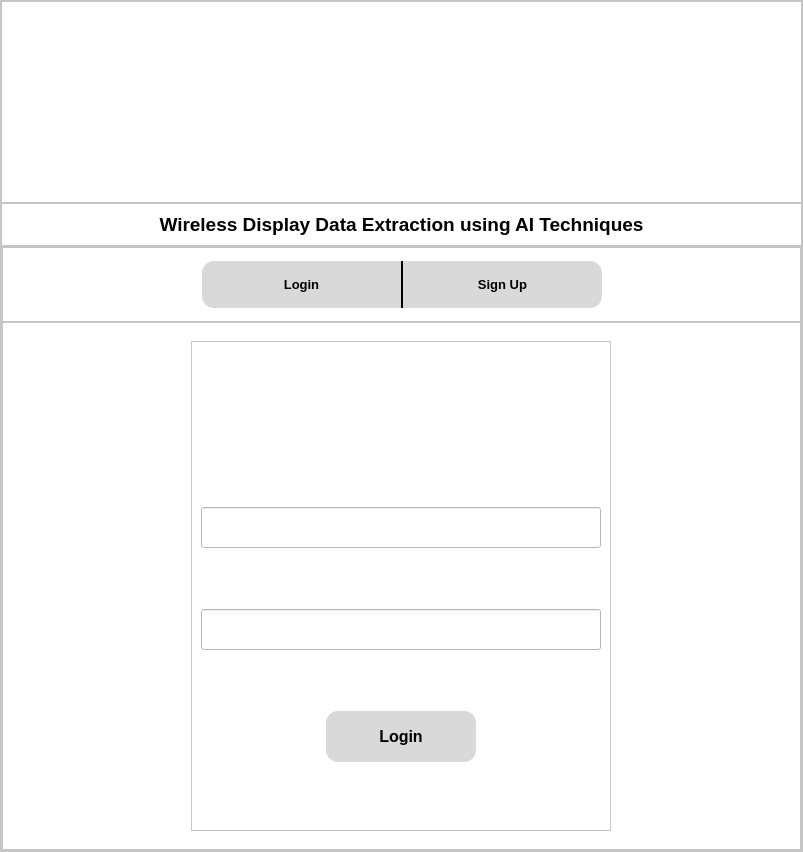
<?xml version="1.0" encoding="UTF-8"?>
<ui version="4.0">
 <class>MainWindow</class>
 <widget class="QMainWindow" name="MainWindow">
  <property name="geometry">
   <rect>
    <x>0</x>
    <y>0</y>
    <width>803</width>
    <height>852</height>
   </rect>
  </property>
  <property name="windowTitle">
   <string>MainWindow</string>
  </property>
  <widget class="QWidget" name="centralwidget">
   <property name="styleSheet">
    <string notr="true">* {
background-color: #fff;
}</string>
   </property>
   <layout class="QHBoxLayout" name="horizontalLayout_3">
    <property name="spacing">
     <number>0</number>
    </property>
    <property name="leftMargin">
     <number>0</number>
    </property>
    <property name="topMargin">
     <number>0</number>
    </property>
    <property name="rightMargin">
     <number>0</number>
    </property>
    <property name="bottomMargin">
     <number>0</number>
    </property>
    <item>
     <widget class="QFrame" name="frame">
      <property name="frameShape">
       <enum>QFrame::StyledPanel</enum>
      </property>
      <property name="frameShadow">
       <enum>QFrame::Raised</enum>
      </property>
      <layout class="QVBoxLayout" name="verticalLayout">
       <property name="spacing">
        <number>0</number>
       </property>
       <property name="leftMargin">
        <number>0</number>
       </property>
       <property name="topMargin">
        <number>0</number>
       </property>
       <property name="rightMargin">
        <number>0</number>
       </property>
       <property name="bottomMargin">
        <number>0</number>
       </property>
       <item>
        <widget class="QFrame" name="frame_2">
         <property name="sizePolicy">
          <sizepolicy hsizetype="Preferred" vsizetype="Preferred">
           <horstretch>0</horstretch>
           <verstretch>1</verstretch>
          </sizepolicy>
         </property>
         <property name="frameShape">
          <enum>QFrame::StyledPanel</enum>
         </property>
         <property name="frameShadow">
          <enum>QFrame::Raised</enum>
         </property>
         <layout class="QHBoxLayout" name="horizontalLayout_4">
          <item>
           <widget class="QLabel" name="label">
            <property name="sizePolicy">
             <sizepolicy hsizetype="Preferred" vsizetype="Preferred">
              <horstretch>0</horstretch>
              <verstretch>1</verstretch>
             </sizepolicy>
            </property>
            <property name="minimumSize">
             <size>
              <width>0</width>
              <height>150</height>
             </size>
            </property>
            <property name="text">
             <string/>
            </property>
            <property name="pixmap">
             <pixmap resource="resources.qrc">:/logos/logos/TIFR-logo.png</pixmap>
            </property>
            <property name="alignment">
             <set>Qt::AlignCenter</set>
            </property>
           </widget>
          </item>
          <item>
           <widget class="QLabel" name="label_2">
            <property name="text">
             <string/>
            </property>
            <property name="pixmap">
             <pixmap resource="resources.qrc">:/logos/logos/VES-logo.png</pixmap>
            </property>
            <property name="alignment">
             <set>Qt::AlignCenter</set>
            </property>
           </widget>
          </item>
         </layout>
        </widget>
       </item>
       <item>
        <widget class="QFrame" name="frame_3">
         <property name="frameShape">
          <enum>QFrame::StyledPanel</enum>
         </property>
         <property name="frameShadow">
          <enum>QFrame::Raised</enum>
         </property>
         <layout class="QHBoxLayout" name="horizontalLayout_5">
          <item>
           <widget class="QLabel" name="label_3">
            <property name="sizePolicy">
             <sizepolicy hsizetype="Preferred" vsizetype="Preferred">
              <horstretch>0</horstretch>
              <verstretch>1</verstretch>
             </sizepolicy>
            </property>
            <property name="font">
             <font>
              <family>Segoe UI</family>
              <pointsize>14</pointsize>
              <weight>75</weight>
              <bold>true</bold>
             </font>
            </property>
            <property name="text">
             <string>Wireless Display Data Extraction using AI Techniques</string>
            </property>
            <property name="alignment">
             <set>Qt::AlignCenter</set>
            </property>
           </widget>
          </item>
         </layout>
        </widget>
       </item>
       <item>
        <widget class="QFrame" name="frame_4">
         <property name="sizePolicy">
          <sizepolicy hsizetype="Preferred" vsizetype="Preferred">
           <horstretch>0</horstretch>
           <verstretch>3</verstretch>
          </sizepolicy>
         </property>
         <property name="frameShape">
          <enum>QFrame::StyledPanel</enum>
         </property>
         <property name="frameShadow">
          <enum>QFrame::Raised</enum>
         </property>
         <layout class="QVBoxLayout" name="verticalLayout_2">
          <property name="spacing">
           <number>0</number>
          </property>
          <property name="leftMargin">
           <number>0</number>
          </property>
          <property name="topMargin">
           <number>0</number>
          </property>
          <property name="rightMargin">
           <number>0</number>
          </property>
          <property name="bottomMargin">
           <number>0</number>
          </property>
          <item>
           <widget class="QFrame" name="frame_5">
            <property name="sizePolicy">
             <sizepolicy hsizetype="Preferred" vsizetype="Preferred">
              <horstretch>0</horstretch>
              <verstretch>1</verstretch>
             </sizepolicy>
            </property>
            <property name="minimumSize">
             <size>
              <width>0</width>
              <height>75</height>
             </size>
            </property>
            <property name="maximumSize">
             <size>
              <width>16777215</width>
              <height>75</height>
             </size>
            </property>
            <property name="frameShape">
             <enum>QFrame::StyledPanel</enum>
            </property>
            <property name="frameShadow">
             <enum>QFrame::Raised</enum>
            </property>
            <layout class="QHBoxLayout" name="horizontalLayout">
             <property name="spacing">
              <number>0</number>
             </property>
             <property name="leftMargin">
              <number>0</number>
             </property>
             <property name="topMargin">
              <number>0</number>
             </property>
             <property name="rightMargin">
              <number>0</number>
             </property>
             <property name="bottomMargin">
              <number>0</number>
             </property>
             <item>
              <layout class="QHBoxLayout" name="horizontalLayout_2">
               <property name="spacing">
                <number>0</number>
               </property>
               <item>
                <spacer name="horizontalSpacer">
                 <property name="orientation">
                  <enum>Qt::Horizontal</enum>
                 </property>
                 <property name="sizeHint" stdset="0">
                  <size>
                   <width>40</width>
                   <height>20</height>
                  </size>
                 </property>
                </spacer>
               </item>
               <item>
                <widget class="QPushButton" name="login_page_btn">
                 <property name="minimumSize">
                  <size>
                   <width>200</width>
                   <height>0</height>
                  </size>
                 </property>
                 <property name="maximumSize">
                  <size>
                   <width>200</width>
                   <height>16777215</height>
                  </size>
                 </property>
                 <property name="font">
                  <font>
                   <family>Segoe UI</family>
                   <pointsize>10</pointsize>
                   <weight>75</weight>
                   <bold>true</bold>
                  </font>
                 </property>
                 <property name="cursor">
                  <cursorShape>PointingHandCursor</cursorShape>
                 </property>
                 <property name="styleSheet">
                  <string notr="true">* {
	background-color: rgb(217, 217, 217);
	padding: 16px;
	padding-left: 24px;
	padding-right: 24px;
	border-top-left-radius: 12px;
	border-bottom-left-radius: 12px;
	border-right: 1px solid black;
}


QPushButton:hover {
	background-color: #BBBBBB;
	border: 1px solid black;
}</string>
                 </property>
                 <property name="text">
                  <string>Login</string>
                 </property>
                </widget>
               </item>
               <item>
                <widget class="QPushButton" name="signup_page_btn">
                 <property name="minimumSize">
                  <size>
                   <width>200</width>
                   <height>0</height>
                  </size>
                 </property>
                 <property name="maximumSize">
                  <size>
                   <width>200</width>
                   <height>16777215</height>
                  </size>
                 </property>
                 <property name="font">
                  <font>
                   <family>Segoe UI</family>
                   <pointsize>10</pointsize>
                   <weight>75</weight>
                   <bold>true</bold>
                  </font>
                 </property>
                 <property name="cursor">
                  <cursorShape>PointingHandCursor</cursorShape>
                 </property>
                 <property name="styleSheet">
                  <string notr="true">* {
	background-color: rgb(217, 217, 217);
	padding: 16px;
	padding-left: 24px;
	padding-right: 24px;
	border-top-right-radius: 12px;
	border-bottom-right-radius: 12px;
	border-left: 1px solid black;
}


QPushButton:hover {
	background-color: #BBBBBB;
	border: 1px solid black;
}</string>
                 </property>
                 <property name="text">
                  <string>Sign Up</string>
                 </property>
                </widget>
               </item>
               <item>
                <spacer name="horizontalSpacer_2">
                 <property name="orientation">
                  <enum>Qt::Horizontal</enum>
                 </property>
                 <property name="sizeHint" stdset="0">
                  <size>
                   <width>40</width>
                   <height>20</height>
                  </size>
                 </property>
                </spacer>
               </item>
              </layout>
             </item>
            </layout>
           </widget>
          </item>
          <item>
           <widget class="QFrame" name="frame_6">
            <property name="frameShape">
             <enum>QFrame::StyledPanel</enum>
            </property>
            <property name="frameShadow">
             <enum>QFrame::Raised</enum>
            </property>
            <layout class="QVBoxLayout" name="verticalLayout_3">
             <item>
              <widget class="QStackedWidget" name="login_signup_stack">
               <property name="currentIndex">
                <number>0</number>
               </property>
               <widget class="QWidget" name="login_page">
                <layout class="QVBoxLayout" name="verticalLayout_4">
                 <item alignment="Qt::AlignHCenter">
                  <widget class="QFrame" name="frame_7">
                   <property name="frameShape">
                    <enum>QFrame::StyledPanel</enum>
                   </property>
                   <property name="frameShadow">
                    <enum>QFrame::Raised</enum>
                   </property>
                   <layout class="QVBoxLayout" name="verticalLayout_5">
                    <item>
                     <widget class="QLabel" name="status_login">
                      <property name="maximumSize">
                       <size>
                        <width>16777215</width>
                        <height>40</height>
                       </size>
                      </property>
                      <property name="font">
                       <font>
                        <family>Segoe UI</family>
                        <pointsize>10</pointsize>
                       </font>
                      </property>
                      <property name="text">
                       <string/>
                      </property>
                      <property name="alignment">
                       <set>Qt::AlignCenter</set>
                      </property>
                     </widget>
                    </item>
                    <item>
                     <widget class="QLineEdit" name="username_login">
                      <property name="minimumSize">
                       <size>
                        <width>400</width>
                        <height>0</height>
                       </size>
                      </property>
                      <property name="maximumSize">
                       <size>
                        <width>500</width>
                        <height>16777215</height>
                       </size>
                      </property>
                      <property name="styleSheet">
                       <string notr="true">padding: 8px;
font-size: 18px;
color: grey;
</string>
                      </property>
                      <property name="text">
                       <string/>
                      </property>
                     </widget>
                    </item>
                    <item>
                     <widget class="QLineEdit" name="password_login">
                      <property name="minimumSize">
                       <size>
                        <width>400</width>
                        <height>0</height>
                       </size>
                      </property>
                      <property name="maximumSize">
                       <size>
                        <width>500</width>
                        <height>16777215</height>
                       </size>
                      </property>
                      <property name="styleSheet">
                       <string notr="true">padding: 8px;
font-size: 18px;
color: grey;
</string>
                      </property>
                      <property name="text">
                       <string/>
                      </property>
                     </widget>
                    </item>
                    <item alignment="Qt::AlignHCenter">
                     <widget class="QPushButton" name="login">
                      <property name="minimumSize">
                       <size>
                        <width>150</width>
                        <height>0</height>
                       </size>
                      </property>
                      <property name="maximumSize">
                       <size>
                        <width>150</width>
                        <height>16777215</height>
                       </size>
                      </property>
                      <property name="font">
                       <font>
                        <family>Segoe UI</family>
                        <pointsize>12</pointsize>
                        <weight>75</weight>
                        <bold>true</bold>
                       </font>
                      </property>
                      <property name="cursor">
                       <cursorShape>PointingHandCursor</cursorShape>
                      </property>
                      <property name="styleSheet">
                       <string notr="true">* {
	background-color: rgb(217, 217, 217);
	padding: 16px;
	padding-left: 24px;
	padding-right: 24px;
	border-radius: 12px;
}


QPushButton:hover {
	background-color: #BBBBBB;
	border: 1px solid black;
}</string>
                      </property>
                      <property name="text">
                       <string>Login</string>
                      </property>
                     </widget>
                    </item>
                   </layout>
                  </widget>
                 </item>
                </layout>
               </widget>
               <widget class="QWidget" name="signup_page">
                <layout class="QVBoxLayout" name="verticalLayout_7">
                 <item alignment="Qt::AlignHCenter">
                  <widget class="QFrame" name="frame_8">
                   <property name="frameShape">
                    <enum>QFrame::StyledPanel</enum>
                   </property>
                   <property name="frameShadow">
                    <enum>QFrame::Raised</enum>
                   </property>
                   <layout class="QVBoxLayout" name="verticalLayout_6">
                    <item>
                     <widget class="QLabel" name="status_signup">
                      <property name="minimumSize">
                       <size>
                        <width>0</width>
                        <height>40</height>
                       </size>
                      </property>
                      <property name="maximumSize">
                       <size>
                        <width>16777215</width>
                        <height>40</height>
                       </size>
                      </property>
                      <property name="font">
                       <font>
                        <family>Segoe UI</family>
                        <pointsize>10</pointsize>
                       </font>
                      </property>
                      <property name="text">
                       <string/>
                      </property>
                      <property name="alignment">
                       <set>Qt::AlignCenter</set>
                      </property>
                     </widget>
                    </item>
                    <item>
                     <widget class="QLineEdit" name="username_signup">
                      <property name="minimumSize">
                       <size>
                        <width>400</width>
                        <height>0</height>
                       </size>
                      </property>
                      <property name="maximumSize">
                       <size>
                        <width>500</width>
                        <height>16777215</height>
                       </size>
                      </property>
                      <property name="styleSheet">
                       <string notr="true">padding: 8px;
font-size: 18px;
color: grey;
</string>
                      </property>
                      <property name="text">
                       <string/>
                      </property>
                     </widget>
                    </item>
                    <item>
                     <widget class="QLineEdit" name="email">
                      <property name="styleSheet">
                       <string notr="true">padding: 8px;
font-size: 18px;
color: grey;
</string>
                      </property>
                      <property name="text">
                       <string/>
                      </property>
                     </widget>
                    </item>
                    <item>
                     <widget class="QLineEdit" name="password_signup">
                      <property name="minimumSize">
                       <size>
                        <width>400</width>
                        <height>0</height>
                       </size>
                      </property>
                      <property name="maximumSize">
                       <size>
                        <width>500</width>
                        <height>16777215</height>
                       </size>
                      </property>
                      <property name="styleSheet">
                       <string notr="true">padding: 8px;
font-size: 18px;
color: grey;
</string>
                      </property>
                      <property name="text">
                       <string/>
                      </property>
                     </widget>
                    </item>
                    <item>
                     <widget class="QLineEdit" name="confirm_password">
                      <property name="styleSheet">
                       <string notr="true">padding: 8px;
font-size: 18px;
color: grey;
</string>
                      </property>
                      <property name="text">
                       <string/>
                      </property>
                     </widget>
                    </item>
                    <item alignment="Qt::AlignHCenter">
                     <widget class="QPushButton" name="signup">
                      <property name="minimumSize">
                       <size>
                        <width>150</width>
                        <height>0</height>
                       </size>
                      </property>
                      <property name="maximumSize">
                       <size>
                        <width>150</width>
                        <height>16777215</height>
                       </size>
                      </property>
                      <property name="font">
                       <font>
                        <family>Segoe UI</family>
                        <pointsize>12</pointsize>
                        <weight>75</weight>
                        <bold>true</bold>
                       </font>
                      </property>
                      <property name="cursor">
                       <cursorShape>PointingHandCursor</cursorShape>
                      </property>
                      <property name="styleSheet">
                       <string notr="true">* {
	background-color: rgb(217, 217, 217);
	padding: 16px;
	padding-left: 24px;
	padding-right: 24px;
	border-radius: 12px;
}


QPushButton:hover {
	background-color: #BBBBBB;
	border: 1px solid black;
}</string>
                      </property>
                      <property name="text">
                       <string>Sign Up</string>
                      </property>
                     </widget>
                    </item>
                   </layout>
                  </widget>
                 </item>
                </layout>
               </widget>
              </widget>
             </item>
            </layout>
           </widget>
          </item>
         </layout>
        </widget>
       </item>
      </layout>
     </widget>
    </item>
   </layout>
  </widget>
 </widget>
 <resources>
  <include location="resources.qrc"/>
 </resources>
 <connections/>
</ui>
